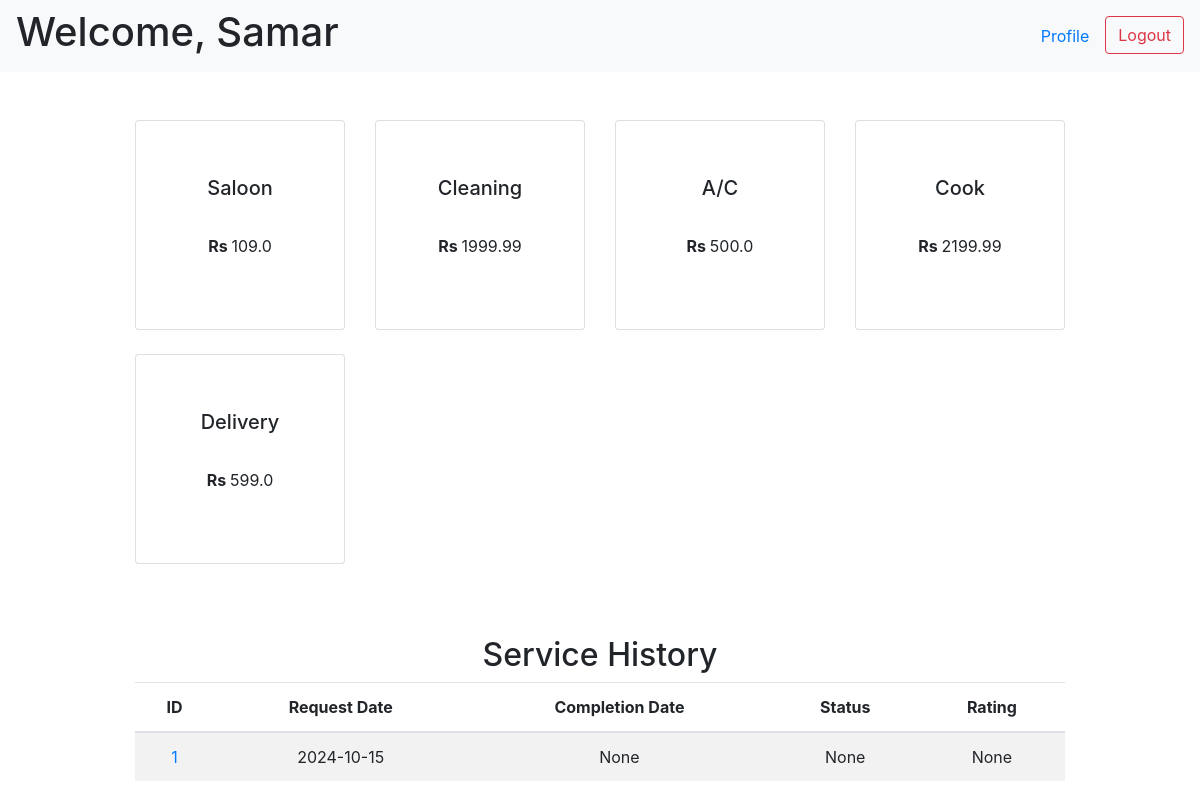
The app's page /customer (signed in) with its own data.
### tables this page shows
CREATE TABLE "customers" (
    "id" INTEGER,
    "fname" TEXT NOT NULL,
    "lname" TEXT,
    "address" TEXT,
    "pincode" INTEGER,
    "contact_number" TEXT NOT NULL UNIQUE,
    "email" TEXT NOT NULL UNIQUE,
    "password" TEXT NOT NULL,
    "status" TEXT CHECK("status" in ('active', 'block')) DEFAULT 'active',
    PRIMARY KEY("id")
);

CREATE TABLE "services" (
    "id" INTEGER,
    "name" TEXT NOT NULL UNIQUE,
    "description" TEXT NOT NULL,
    "price" REAL NOT NULL,
    PRIMARY KEY("id")
);

CREATE TABLE "service_requests" (
    "id" INTEGER,
    "service_id" INTEGER NOT NULL,
    "customer_id" INTEGER NOT NULL,
    "professional_id" INTEGER NOT NULL,
    "date_of_request" DATETIME DEFAULT CURRENT_TIMESTAMP,
    "date_of_completion" DATETIME,
    "status" TEXT CHECK("status" in ('requested', 'accepted', 'closed')),
    "rating" INTEGER,
    "remarks" TEXT,
    PRIMARY KEY("id"),
    FOREIGN KEY("service_id") REFERENCES "services"("id") ON DELETE CASCADE,
    FOREIGN KEY("customer_id") REFERENCES "customers"("id") ON DELETE CASCADE,
    FOREIGN KEY("professional_id") REFERENCES "professionals"("id") ON DELETE CASCADE
);

### app.py (the view)
@app.route("/customer", methods=["GET", "POST"])
def customer_homepage():
    if request.method == "POST":
        ...
    else:
        if "username" in session and "password" in session:
            customer = helper.fetch_customer(email=session["username"],
                                            password=session["password"])
        else:
            customer = None
        if customer:
            services = helper.fetch_services()
            service_requests = helper.fetch_service_req(customer_id=customer['id'])
            return render_template("customer.html", customer=customer, services=services,
                                   requests=service_requests)
        else:
            return redirect(url_for("login"))

### app.py (called while the page is built)
@app.after_request
def add_header(response):
    response.headers['Cache-Control'] = 'no-store, no-cache, must-revalidate, post-check=0, pre-check=0, max-age=0'
    response.headers['Pragma'] = 'no-cache'
    response.headers['Expires'] = '-1'
    return response

### helper.py (called while the page is built)
def get_db():
    connection = sqlite3.connect("database.db")
    connection.execute("PRAGMA foreign_keys = ON")
    connection.row_factory = sqlite3.Row
    return connection

def fetch_customer(email, password):
    with get_db() as connection:
        db = connection.cursor()
        return db.execute("SELECT * FROM customers WHERE email = ? AND password = ?",
                (email, password)).fetchone()

def fetch_services():
    with get_db() as connection:
        db = connection.cursor()
        return db.execute("SELECT * FROM services").fetchall()

def fetch_service_req(customer_id):
    with get_db() as connection:
        db = connection.cursor()
        return db.execute('''SELECT id, service_id, customer_id, professional_id,
                          DATE(date_of_request) as request_date, TIME(date_of_request) as request_time,
                          DATE(date_of_completion) as completion_date, TIME(date_of_completion) as completion_time,
                          status, rating, remarks FROM service_requests WHERE customer_id = ?''', (customer_id,)).fetchall()

### templates/customer.html (shortened to what this page needs)
<!DOCTYPE html>
<html lang="en">
<head>
    <link rel="stylesheet" href="https://cdn.jsdelivr.net/npm/bootstrap@4.0.0/dist/css/bootstrap.min.css">
</head>
<body>
    <nav class="navbar navbar-expand-lg navbar-light bg-light">
        <h1>Welcome, {{ customer["fname"] }}</h1>
        <ul class="nav ml-auto">
            <li class="nav-item">
                <a class="nav-link" href="" data-toggle="modal"
                    data-target="#customerModal{{ customer['id'] }}">Profile</a>
            </li>
            <li>
                <form action="/logout" class="d-inline">
                    <button type="submit" class="btn btn-outline-danger">Logout</button>
                </form>
            </li>
        </ul>
    </nav>
    <div class="container mt-5">
        <div class="row">
            {% for service in services %}
            <div class="col-md-3 mb-4">
                <a class="card-link" href="#">
                    <div class="card square-card">
                        <div class="card-body">
                            <h5 class="card-title">{{ service['name'] }}</h5>
                            <p><strong>Rs </strong>{{ service['price'] }}</p>
                        </div>
                    </div>
                </a>
            </div>
            {% endfor %}
        </div>
    </div>
    <div class="container mt-5 text-center">
        <h2>Service History</h2>
        <div class="table-responsive">
            <table class="table table-striped">
                <thead>
                    <tr>
                        <th>ID</th>
                        <th>Request Date</th>
                        <th>Completion Date</th>
                        <th>Status</th>
                        <th>Rating</th>
                    </tr>
                </thead>
                <tbody>
                    {% for request in requests %}
                    <tr>
                        <td>
                            <a href="" data-toggle="modal"
                                data-target="#requestInfoModal{{ request['id'] }}">
                                {{ request['id'] }}</a>
                        </td>
                        <td>{{ request['request_date'] }}</td>
                        <td>{{ request['completion_date'] }}</td>
                        <td>{{ request['status'] }}</td>
                        <td>{{ request['rating'] }}</td>
                    </tr>
                    {% endfor %}
                </tbody>
            </table>
        </div>
    </div>
</body>
</html>

### templates/customer.html (style rules this page uses)
.card { height: 100%; }
.card-body { display: flex; flex-direction: column; justify-content: space-evenly; text-align: center; }
.card-title { margin-bottom: 0; }
.square-card { height: 210px; }
.card-link { text-decoration: none; color: inherit; }
.container { max-width: 80%; }

### records on screen
customers: fname "Samar"
services: name "Saloon", price "109.0"
services: name "Cleaning", price "1999.99"
services: name "A/C", price "500.0"
services: name "Cook", price "2199.99"
services: name "Delivery", price "599.0"
service_requests: id "1", request_date "2024-10-15", completion_date "None", status "None", rating "None"
